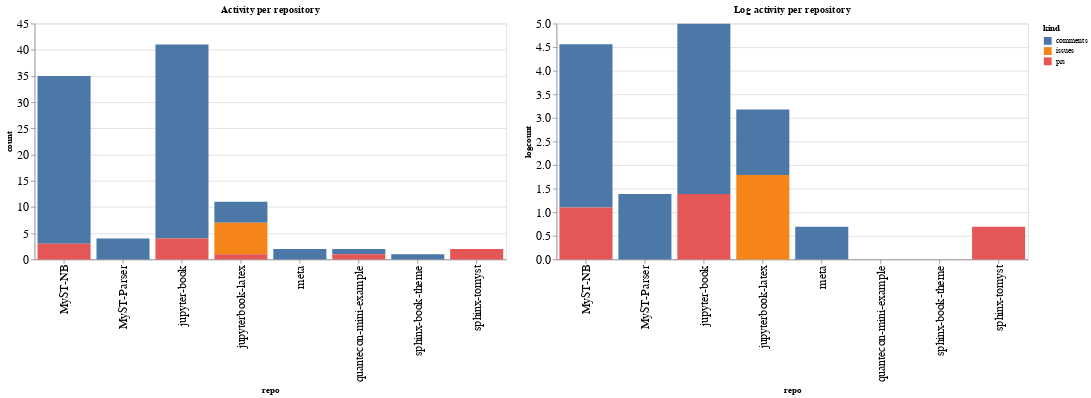

This figure's notebook cell:
### Code cell
ch1 = alt.Chart(repo_summaries, width=600, title="Activity per repository").mark_bar().encode(
    x='repo',
    y='count',
    color='kind',
    tooltip="kind"
)

ch2 = alt.Chart(repo_summaries, width=600, title="Log activity per repository").mark_bar().encode(
    x='repo',
    y='logcount',
    color='kind',
    tooltip="kind"
)

ch1 | ch2

### Figure 1 — Vega-Lite specification as saved in the notebook (floating-point values rounded to 4 significant figures)
{"config": {"axisLeft": {"labelFontSize": 15}, "axisBottom": {"labelFontSize": 15}}, "hconcat": [{"mark": "bar", "encoding": {"color": {"type": "nominal", "field": "kind"}, "tooltip": {"type": "nominal", "field": "kind"}, "x": {"type": "nominal", "field": "repo"}, "y": {"type": "quantitative", "field": "count"}}, "title": "Activity per repository", "width": 600}, {"mark": "bar", "encoding": {"color": {"type": "nominal", "field": "kind"}, "tooltip": {"type": "nominal", "field": "kind"}, "x": {"type": "nominal", "field": "repo"}, "y": {"type": "quantitative", "field": "logcount"}}, "title": "Log activity per repository", "width": 600}], "data": {"name": "data-ab2ff950ab59aa96628b148fb92f1bf4"}, "$schema": "https://vega.github.io/schema/vega-lite/v4.8.1.json", "datasets": {"data-ab2ff950ab59aa96628b148fb92f1bf4": [{"repo": "MyST-NB", "kind": "comments", "count": 32, "logcount": 3.466}, {"repo": "MyST-NB", "kind": "prs", "count": 3, "logcount": 1.099}, {"repo": "MyST-Parser", "kind": "comments", "count": 4, "logcount": 1.386}, {"repo": "jupyter-book", "kind": "comments", "count": 37, "logcount": 3.611}, {"repo": "jupyter-book", "kind": "prs", "count": 4, "logcount": 1.386}, {"repo": "jupyterbook-latex", "kind": "comments", "count": 4, "logcount": 1.386}, {"repo": "jupyterbook-latex", "kind": "issues", "count": 6, "logcount": 1.792}, {"repo": "jupyterbook-latex", "kind": "prs", "count": 1, "logcount": 0.0}, {"repo": "meta", "kind": "comments", "count": 2, "logcount": 0.6931}, {"repo": "quantecon-mini-example", "kind": "comments", "count": 1, "logcount": 0.0}, {"repo": "quantecon-mini-example", "kind": "prs", "count": 1, "logcount": 0.0}, {"repo": "sphinx-book-theme", "kind": "comments", "count": 1, "logcount": 0.0}, {"repo": "sphinx-tomyst", "kind": "prs", "count": 2, "logcount": 0.6931}]}}
